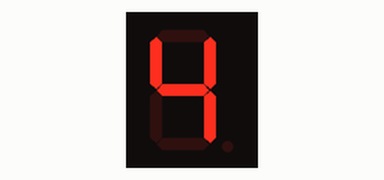
Bench run of a sketch on a simulated Arduino Uno, built with avr-gcc and run on an emulated ATmega328P. Shown: 1-digit seven-segment display. Wiring (inferred from the names in the program): 1-digit 7-segment display, segments lit when HIGH: segments pin 6, pin 5, pin 4, pin 3, pin 2, pin 1, pin 0. The segment pins are drawn as the display they are named for.

Above: at 0.1 s.
At 0.6 s:
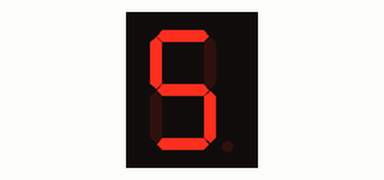
At 1.1 s:
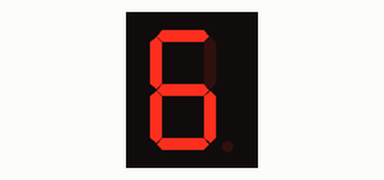
At 1.6 s:
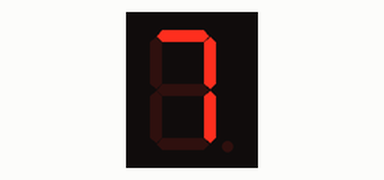
At 2.1 s:
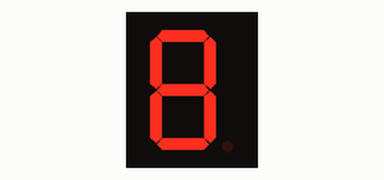
At 2.6 s:
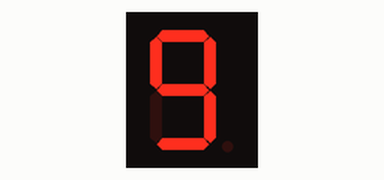

Measured:
- by itself, everything shown: repeats every 3.0 s, in 6 steps
- what the display in image 1 shows lasts 0.5 s, from 0.5 s to 1.0 s

The sketch:

LED_7_doan.ino
```cpp
int a = 6, b = 5, c = 4, d = 3, e = 2, f = 1, g = 0; //Các chân của đèn LED 7 đoạn

void setup()
{
    pinMode(a, OUTPUT);
    pinMode(b, OUTPUT);
    pinMode(c, OUTPUT);
    pinMode(d, OUTPUT);
    pinMode(e, OUTPUT);
    pinMode(f, OUTPUT);
    pinMode(g, OUTPUT);
}

void KHONG()
{
    digitalWrite(a, HIGH);
    digitalWrite(b, HIGH);
    digitalWrite(c, HIGH);
    digitalWrite(d, HIGH);
    digitalWrite(e, HIGH);
    digitalWrite(f, HIGH);
    digitalWrite(g,LOW);
}

void MOT()
{
    digitalWrite(a, LOW);
    digitalWrite(b, HIGH);
    digitalWrite(c, HIGH);
    digitalWrite(d, LOW);
    digitalWrite(e, LOW);
    digitalWrite(f, LOW);
    digitalWrite(g, LOW);
}

void HAI()
{
    digitalWrite(a, HIGH);
    digitalWrite(b, HIGH);
    digitalWrite(c, LOW);
    digitalWrite(d, HIGH);
    digitalWrite(e, HIGH);
    digitalWrite(f, LOW);
    digitalWrite(g, HIGH);
}

void BA()
{
    digitalWrite(a, HIGH);
    digitalWrite(b, HIGH);
    digitalWrite(c, HIGH);
    digitalWrite(d, HIGH);
    digitalWrite(e, LOW);
    digitalWrite(f, LOW);
    digitalWrite(g, HIGH);
}

void BON()
{
    digitalWrite(a, LOW);
    digitalWrite(b, HIGH);
    digitalWrite(c, HIGH);
    digitalWrite(d, LOW);
    digitalWrite(e, LOW);
    digitalWrite(f, HIGH);
    digitalWrite(g, HIGH);
}

void NAM()
{
    digitalWrite(a, HIGH);
    digitalWrite(b, LOW);
    digitalWrite(c, HIGH);
    digitalWrite(d, HIGH);
    digitalWrite(e, LOW);
    digitalWrite(f, HIGH);
    digitalWrite(g, HIGH);
}

void SAU()
{
    digitalWrite(a, HIGH);
    digitalWrite(b, LOW);
    digitalWrite(c, HIGH);
    digitalWrite(d, HIGH);
    digitalWrite(e, HIGH);
    digitalWrite(f, HIGH);
    digitalWrite(g, HIGH);
}

void BAY()
{
    digitalWrite(a, HIGH);
    digitalWrite(b, HIGH);
    digitalWrite(c, HIGH);
    digitalWrite(d, LOW);
    digitalWrite(e, LOW);
    digitalWrite(f, LOW);
    digitalWrite(g, LOW);
}
void TAM()
{
    digitalWrite(a, HIGH);
    digitalWrite(b, HIGH);
    digitalWrite(c, HIGH);
    digitalWrite(d, HIGH);
    digitalWrite(e, HIGH);
    digitalWrite(f, HIGH);
    digitalWrite(g, HIGH);
}

void CHIN()
{
    digitalWrite(a, HIGH);
    digitalWrite(b, HIGH);
    digitalWrite(c, HIGH);
    digitalWrite(d, HIGH);
    digitalWrite(e, LOW);
    digitalWrite(f, HIGH);
    digitalWrite(g, HIGH);
}
void LED_7_doan()
{

    BON();    delay(500);
    NAM();    delay(500);
    SAU();    delay(500);
    BAY();    delay(500);
    TAM();    delay(500);
    CHIN();   delay(500);
}

void loop()
{
    LED_7_doan();
}
```
